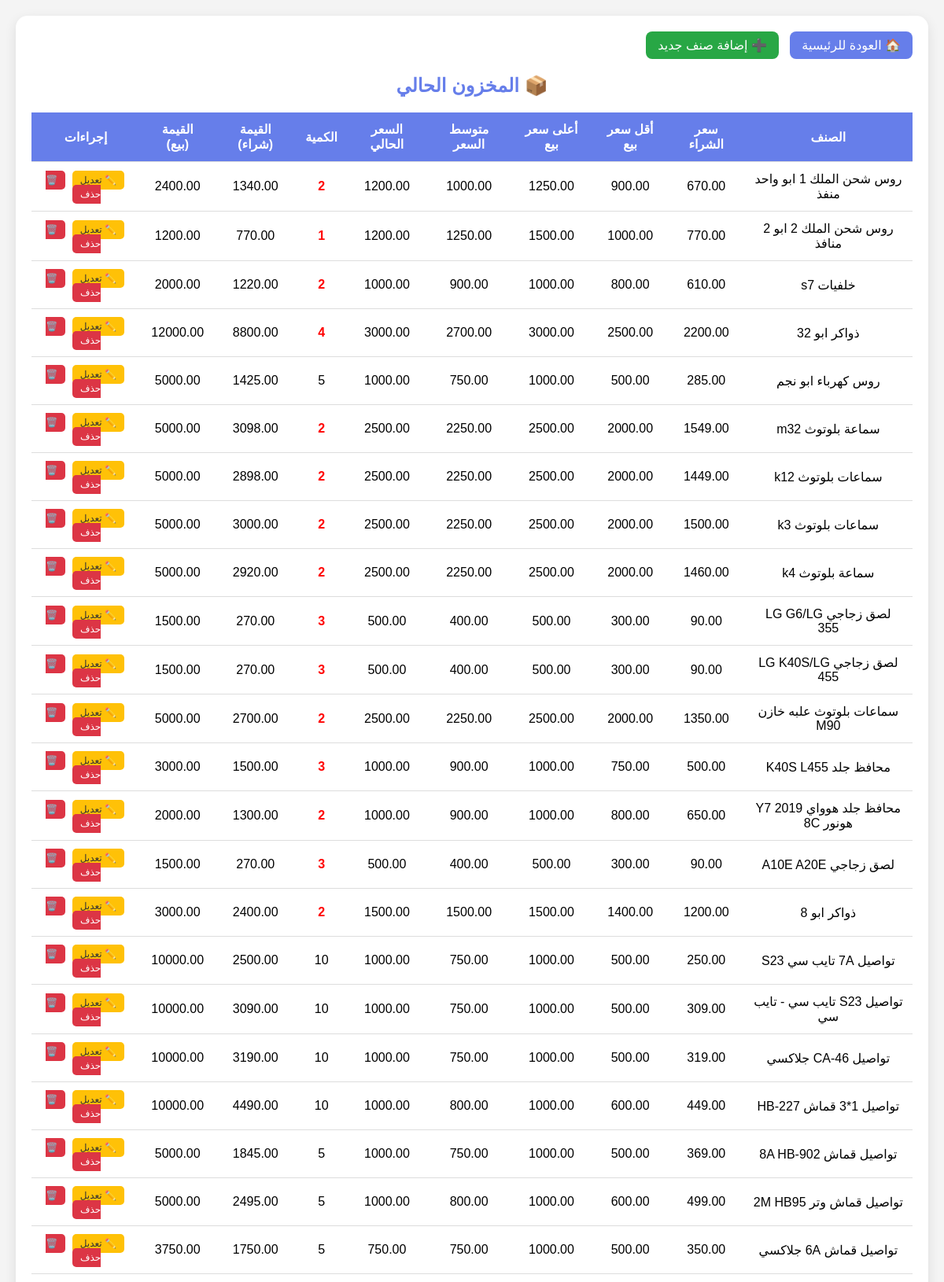
The page /inventory (signed in, upper part) on the database its author committed.
### tables this page shows
CREATE TABLE items (
                id INTEGER PRIMARY KEY AUTOINCREMENT,
                name TEXT NOT NULL,
                purchase_price REAL NOT NULL,
                min_selling_price REAL NOT NULL,
                max_selling_price REAL NOT NULL,
                avg_selling_price REAL NOT NULL,
                current_price REAL NOT NULL,
                quantity INTEGER NOT NULL
            );

### app.py (the view)
@app.route('/inventory')
def inventory():
    if 'user' not in session:
        return redirect(url_for('login'))
    db = get_db()
    items = db.execute('SELECT * FROM items').fetchall()
    return render_template('inventory.html', items=items)

### app.py (called while the page is built)
def get_db():
    conn = sqlite3.connect(DB_NAME)
    conn.row_factory = sqlite3.Row
    return conn

### templates/inventory.html (shortened to what this page needs)
<!DOCTYPE html>
<html dir="rtl">
<head>
</head>
<body>
    <div class="container">
        <div>
            <a href="/dashboard" class="back-btn">🏠 العودة للرئيسية</a>
            <a href="/add_item" class="add-btn">➕ إضافة صنف جديد</a>
        </div>
        <h2>📦 المخزون الحالي</h2>
        <div style="overflow-x: auto;">
            <table>
                <thead>
                    <tr>
                        <th>الصنف</th>
                        <th>سعر الشراء</th>
                        <th>أقل سعر بيع</th>
                        <th>أعلى سعر بيع</th>
                        <th>متوسط السعر</th>
                        <th>السعر الحالي</th>
                        <th>الكمية</th>
                        <th>القيمة (شراء)</th>
                        <th>القيمة (بيع)</th>
                        <th>إجراءات</th>
                    </tr>
                </thead>
                <tbody>
                    {% for item in items %}
                    <tr>
                        <td>{{ item.name }}</td>
                        <td>{{ "%.2f"|format(item.purchase_price) }}</td>
                        <td>{{ "%.2f"|format(item.min_selling_price) }}</td>
                        <td>{{ "%.2f"|format(item.max_selling_price) }}</td>
                        <td>{{ "%.2f"|format(item.avg_selling_price) }}</td>
                        <td>{{ "%.2f"|format(item.current_price) }}</td>
                        <td class="{% if item.quantity < 5 %}stock-low{% endif %}">{{ item.quantity }}</td>
                        <td>{{ "%.2f"|format(item.purchase_price * item.quantity) }}</td>
                        <td>{{ "%.2f"|format(item.current_price * item.quantity) }}</td>
                        <td>
                            <a href="/edit_item/{{ item.id }}" class="edit-btn">✏️ تعديل</a>
                            <a href="/delete_item/{{ item.id }}" class="delete-btn" onclick="return confirm('هل أنت متأكد من حذف {{ item.name }} نهائياً؟')">🗑️ حذف</a>
                        </td>
                    </tr>
                    {% endfor %}
                </tbody>
            </table>
        </div>
    </div>
</body>
</html>

### templates/inventory.html (style rules this page uses)
* { margin: 0; padding: 0; box-sizing: border-box; }
body { font-family: 'Tahoma', Arial, sans-serif; background: #f4f4f4; padding: 20px; }
.container { max-width: 1200px; margin: 0 auto; background: white; padding: 20px; border-radius: 15px; box-shadow: 0 5px 15px rgba(0,0,0,0.1); }
h2 { color: #667eea; margin-bottom: 20px; text-align: center; }
.back-btn { display: inline-block; margin-bottom: 20px; padding: 8px 15px; background: #667eea; color: white; text-decoration: none; border-radius: 8px; }
.add-btn { display: inline-block; margin-bottom: 20px; margin-right: 10px; padding: 8px 15px; background: #28a745; color: white; text-decoration: none; border-radius: 8px; }
table { width: 100%; border-collapse: collapse; overflow-x: auto; display: block; }
th, td { padding: 12px; text-align: center; border-bottom: 1px solid #ddd; }
th { background: #667eea; color: white; }
.edit-btn { background: #ffc107; color: #333; padding: 5px 10px; border-radius: 5px; text-decoration: none; font-size: 12px; margin: 0 2px; }
.delete-btn { background: #dc3545; color: white; padding: 5px 10px; border-radius: 5px; text-decoration: none; font-size: 12px; margin: 0 2px; }
.stock-low { color: red; font-weight: bold; }

### rows shown on the page
items: name "روس شحن الملك 1 ابو واحد منفذ", purchase_price "670.00", min_selling_price "900.00", max_selling_price "1250.00", avg_selling_price "1000.00", current_price "1200.00", quantity "2", item.purchase_price*item.quantity "1340.00", item.current_price*item.quantity "2400.00"
items: name "روس شحن الملك 2 ابو 2 منافذ", purchase_price "770.00", min_selling_price "1000.00", max_selling_price "1500.00", avg_selling_price "1250.00", current_price "1200.00", quantity "1", item.purchase_price*item.quantity "770.00", item.current_price*item.quantity "1200.00"
items: name "خلفيات s7", purchase_price "610.00", min_selling_price "800.00", max_selling_price "1000.00", avg_selling_price "900.00", current_price "1000.00", quantity "2", item.purchase_price*item.quantity "1220.00", item.current_price*item.quantity "2000.00"
items: name "ذواكر ابو 32", purchase_price "2200.00", min_selling_price "2500.00", max_selling_price "3000.00", avg_selling_price "2700.00", current_price "3000.00", quantity "4", item.purchase_price*item.quantity "8800.00", item.current_price*item.quantity "12000.00"
items: name "روس كهرباء ابو نجم", purchase_price "285.00", min_selling_price "500.00", max_selling_price "1000.00", avg_selling_price "750.00", current_price "1000.00", quantity "5", item.purchase_price*item.quantity "1425.00", item.current_price*item.quantity "5000.00"
items: name "سماعة بلوتوث m32", purchase_price "1549.00", min_selling_price "2000.00", max_selling_price "2500.00", avg_selling_price "2250.00", current_price "2500.00", quantity "2", item.purchase_price*item.quantity "3098.00", item.current_price*item.quantity "5000.00"
items: name "سماعات بلوتوث k12", purchase_price "1449.00", min_selling_price "2000.00", max_selling_price "2500.00", avg_selling_price "2250.00", current_price "2500.00", quantity "2", item.purchase_price*item.quantity "2898.00", item.current_price*item.quantity "5000.00"
items: name "سماعات بلوتوث k3", purchase_price "1500.00", min_selling_price "2000.00", max_selling_price "2500.00", avg_selling_price "2250.00", current_price "2500.00", quantity "2", item.purchase_price*item.quantity "3000.00", item.current_price*item.quantity "5000.00"
items: name "سماعة بلوتوث k4", purchase_price "1460.00", min_selling_price "2000.00", max_selling_price "2500.00", avg_selling_price "2250.00", current_price "2500.00", quantity "2", item.purchase_price*item.quantity "2920.00", item.current_price*item.quantity "5000.00"
items: name "لصق زجاجي LG G6/LG 355", purchase_price "90.00", min_selling_price "300.00", max_selling_price "500.00", avg_selling_price "400.00", current_price "500.00", quantity "3", item.purchase_price*item.quantity "270.00", item.current_price*item.quantity "1500.00"
items: name "لصق زجاجي LG K40S/LG 455", purchase_price "90.00", min_selling_price "300.00", max_selling_price "500.00", avg_selling_price "400.00", current_price "500.00", quantity "3", item.purchase_price*item.quantity "270.00", item.current_price*item.quantity "1500.00"
items: name "سماعات بلوتوث علبه خازن M90", purchase_price "1350.00", min_selling_price "2000.00", max_selling_price "2500.00", avg_selling_price "2250.00", current_price "2500.00", quantity "2", item.purchase_price*item.quantity "2700.00", item.current_price*item.quantity "5000.00"
items: name "محافظ جلد K40S L455", purchase_price "500.00", min_selling_price "750.00", max_selling_price "1000.00", avg_selling_price "900.00", current_price "1000.00", quantity "3", item.purchase_price*item.quantity "1500.00", item.current_price*item.quantity "3000.00"
items: name "محافظ جلد هوواي Y7 2019 هونور 8C", purchase_price "650.00", min_selling_price "800.00", max_selling_price "1000.00", avg_selling_price "900.00", current_price "1000.00", quantity "2", item.purchase_price*item.quantity "1300.00", item.current_price*item.quantity "2000.00"
items: name "لصق زجاجي A10E A20E", purchase_price "90.00", min_selling_price "300.00", max_selling_price "500.00", avg_selling_price "400.00", current_price "500.00", quantity "3", item.purchase_price*item.quantity "270.00", item.current_price*item.quantity "1500.00"
items: name "ذواكر ابو 8", purchase_price "1200.00", min_selling_price "1400.00", max_selling_price "1500.00", avg_selling_price "1500.00", current_price "1500.00", quantity "2", item.purchase_price*item.quantity "2400.00", item.current_price*item.quantity "3000.00"
items: name "تواصيل 7A تايب سي S23", purchase_price "250.00", min_selling_price "500.00", max_selling_price "1000.00", avg_selling_price "750.00", current_price "1000.00", quantity "10", item.purchase_price*item.quantity "2500.00", item.current_price*item.quantity "10000.00"
items: name "تواصيل S23 تايب سي - تايب سي", purchase_price "309.00", min_selling_price "500.00", max_selling_price "1000.00", avg_selling_price "750.00", current_price "1000.00", quantity "10", item.purchase_price*item.quantity "3090.00", item.current_price*item.quantity "10000.00"
items: name "تواصيل CA-46 جلاكسي", purchase_price "319.00", min_selling_price "500.00", max_selling_price "1000.00", avg_selling_price "750.00", current_price "1000.00", quantity "10", item.purchase_price*item.quantity "3190.00", item.current_price*item.quantity "10000.00"
items: name "تواصيل 1*3 قماش HB-227", purchase_price "449.00", min_selling_price "600.00", max_selling_price "1000.00", avg_selling_price "800.00", current_price "1000.00", quantity "10", item.purchase_price*item.quantity "4490.00", item.current_price*item.quantity "10000.00"
items: name "تواصيل قماش 8A HB-902", purchase_price "369.00", min_selling_price "500.00", max_selling_price "1000.00", avg_selling_price "750.00", current_price "1000.00", quantity "5", item.purchase_price*item.quantity "1845.00", item.current_price*item.quantity "5000.00"
items: name "تواصيل قماش وتر 2M HB95", purchase_price "499.00", min_selling_price "600.00", max_selling_price "1000.00", avg_selling_price "800.00", current_price "1000.00", quantity "5", item.purchase_price*item.quantity "2495.00", item.current_price*item.quantity "5000.00"
items: name "تواصيل قماش 6A جلاكسي", purchase_price "350.00", min_selling_price "500.00", max_selling_price "1000.00", avg_selling_price "750.00", current_price "750.00", quantity "5", item.purchase_price*item.quantity "1750.00", item.current_price*item.quantity "3750.00"
